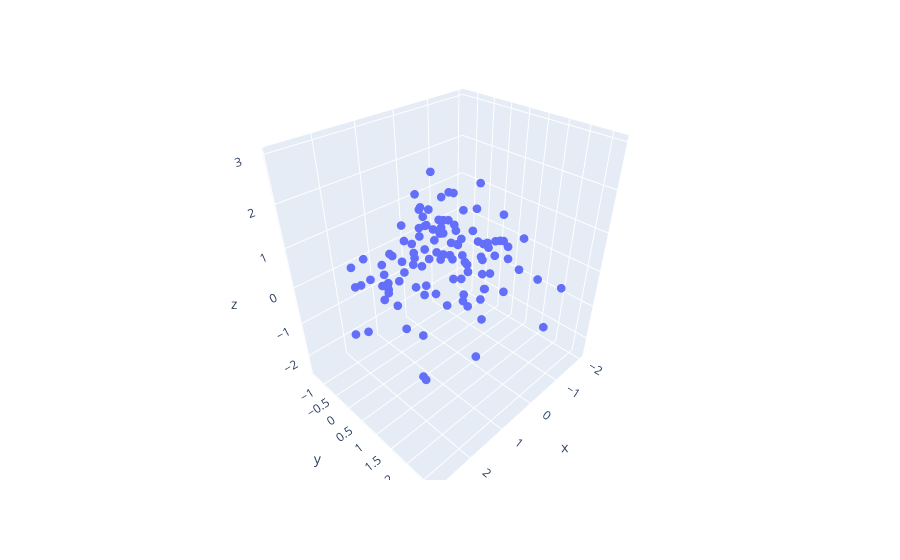

This figure's notebook cell:
### Code cell
fig = px.scatter_3d(x=coords[0], y=coords[1], z=coords[2], size_max=15)
fig.update_traces(marker={'size': 3})
fig.show()
